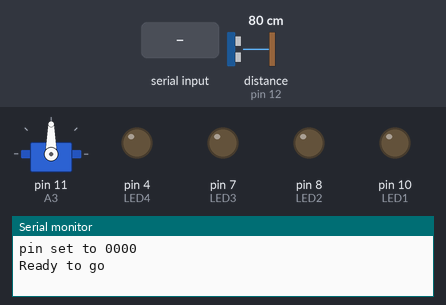
Bench run of a sketch on a simulated Arduino Uno, built with avr-gcc and run on an emulated ATmega328P. Shown: servo, output pins drawn as LEDs (lit = HIGH), the last lines printed to the serial monitor. Wiring (inferred from the names in the program): ultrasonic range finder: trigger pin 13; echo pin 12. Inputs (shaded band) come from the test bench; at power-on: distance to the obstacle (sensor on pin 12) 80 cm. The echo pulse lasts 58.3 µs per cm; pins used as bus, display or sensor lines are not drawn.

Above: at 4.8 s.
4.9 s: "90,45\n" received over the second serial link
At 5.5 s:
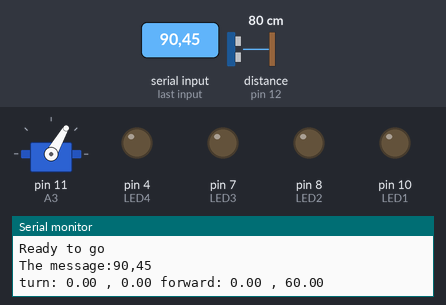
6.4 s: distance to the obstacle (sensor on pin 12) set to 30 cm
7.9 s: distance to the obstacle (sensor on pin 12) set to 26 cm
At 8.8 s:
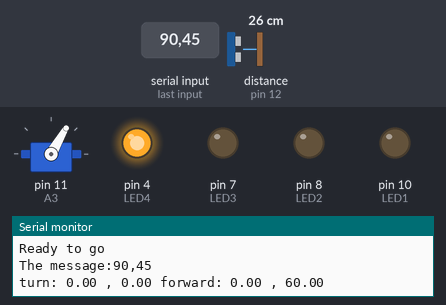
9.4 s: distance to the obstacle (sensor on pin 12) set to 2 cm
At 10.0 s:
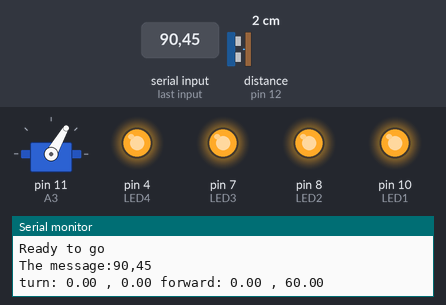
10.9 s: distance to the obstacle (sensor on pin 12) set to 9 cm
At 12.1 s:
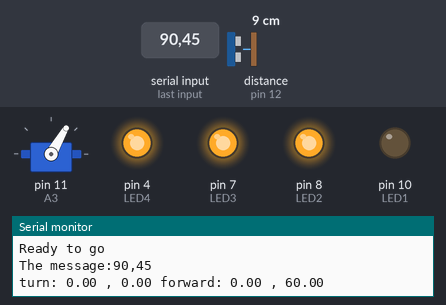
12.4 s: distance to the obstacle (sensor on pin 12) set to 12 cm
13.9 s: distance to the obstacle (sensor on pin 12) set to 17 cm
At 14.6 s:
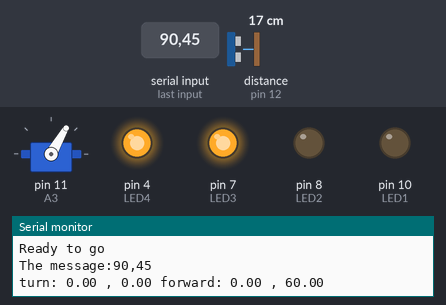
Timing chart, 0 to 16.4 s (numbered marks = the images above; inputs shaded):
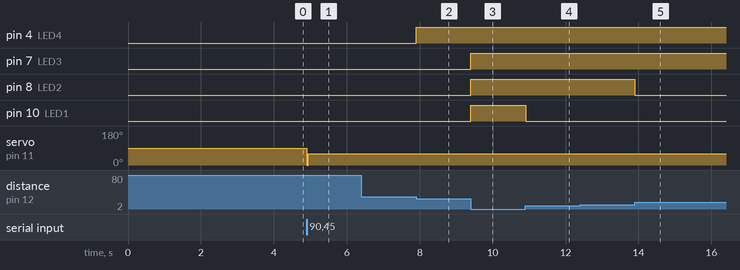

Measured:
- the behaviour switches between 29 and 28 cm on distance to the obstacle (sensor on pin 12) (found by bisection; images 1 and 2)
- the behaviour switches between 14 and 15 cm on distance to the obstacle (sensor on pin 12) (found by bisection; images 4 and 5)
- after the input at 4.9 s, servo on pin 11 (A3): 90° → 60° at once
- after the input at 6.4 s, every drawn part: stays the same
- after the input at 7.9 s, pin 4 (LED4): LOW → HIGH at once
- after the input at 9.4 s, pin 7 (LED3), pin 8 (LED2), pin 10 (LED1): LOW → HIGH at once
- after the input at 10.9 s, pin 10 (LED1): HIGH → LOW at once
- after the input at 12.4 s, every drawn part: stays the same
- after the input at 13.9 s, pin 8 (LED2): HIGH → LOW at once

The sketch:

slave.ino
```cpp
/**
 * @file
 * @brief This is what control the car and recive the data from the glove. This code is inspried by:
 * - Grove - Serial Bluetooth v3.0 examples button (website: https://wiki.seeedstudio.com/Grove-Serial_Bluetooth_v3.0/)
 * - Servo Motor Basics with Arduino: https://docs.arduino.cc/learn/electronics/servo-motors
 * - L9110S H-bridge Dual DC Stepper Motor Driver Controller: https://arduinotech.dk/shop/l9110s-h-bridge-dual-dc-stepper-motor-driver-controller/
 */

#include <SoftwareSerial.h>  //Software Serial Port
#include <Servo.h>           //For controlling the Servo

#define RxD 2 /**< pin for the bluetooth component */
#define TxD 3 /**< pin for the bluetooth component */


// Motor A pins
#define A1 3 /**< pin for Motor A */
#define A2 5 /**< pin for Motor A */
// Motor B pins
#define B1 6 /**< pin for Motor B */
#define B2 9 /**< pin for Motor B */
//pin for axis/Servo
#define A3 11 /**< pin for controlling the servo*/

//for controlling the car
double forward = 0; /**< The value that controll the forward momententiom. It controll the if it should move forward, backwards or stand still*/
double turn = 0;    /**< In degrees how much the front of the car have turned*/
double min = 2;     /**< if foward is less then min the car dont move at all*/

Servo axisServo; /**< Instance of the Servo that controll the front of the car*/

SoftwareSerial blueToothSerial(RxD, TxD); /**< create the the softwareSerial */

const unsigned int MAX_MESSAGE_LENGTH = 12; /**< The max length of chacters of the bluetooth message */

//The distancse sensor
const int trig = 13; /**< pin for the trig from the distance sensor*/

const int echo = 12; /**< pin for the echo from the distance sensor*/

const int LED1 = 10; /**< pin for led 1 */

const int LED2 = 8; /**< pin for led 2*/

const int LED3 = 7; /**< pin for led 3*/

const int LED4 = 4; /**< pin for led 4*/

int ledList [4]; /**<A list of all the pins for the leds 4*/

int duration = 0; /**< The duration with the distance sensor*/

int distance = 0; /**< The distance from the distance sensor*/

int distances; /**< */


/**
 * @brief This is the setup function that is run when the board is started and it setup the outputs,input and create a connection to the master bord
 *
 */
void setup() {
  Serial.begin(9600);
  //set input and output pins for bluetooth
  pinMode(RxD, INPUT);
  pinMode(TxD, OUTPUT);
  //Set pin for the servo motor
  axisServo.attach(A3);
  //get a bluetooth connect to the masterbord
  setupBlueToothConnection();

  //distance sensor
  memset(distances, 0, 3);
  pinMode(trig, OUTPUT);
  pinMode(echo, INPUT);
  pinMode(LED1, OUTPUT);
  pinMode(LED2, OUTPUT);
  pinMode(LED3, OUTPUT);
  pinMode(LED4, OUTPUT);

  //create the array with the leds
  ledList[0] = LED1;
  ledList[1] = LED2;
  ledList[2] = LED3;
  ledList[3] = LED4;

}

/**
 * @brief This is the function that update the bluetooth data and controlls the car
 *
 */
void loop() {

  if (blueToothSerial.available()) {  //check if there's any data sent from the remote bluetooth shield
    // recieve the bluetooth data
    recieveBluetoothData();
    //control the motor that move the car forward
    feedForwardControl();
    // controll the turning servo
    turnControl();
  }
  clacDistiance();
  updateDistanceDisplay();
}
/**
 * @brief Take the duration form the distance sensor and calculate teh distances. insprede from: https://www.youtube.com/watch?v=xZ8kKT-DLxk&t=3s
 *
 */
void clacDistiance() {
  digitalWrite(trig, HIGH);
  delayMicroseconds(1000);
  digitalWrite(trig, LOW);
  duration = pulseIn(echo, HIGH);
  distance = ((duration / 2) / 28.5);
}

/**
 * @brief Take the distance from the distance sensor and update the 4 leds to show the distance
 *
 */
void updateDistanceDisplay() {
  for (int i = 0; i < 4; i++) {
    if (distance <= (7 + 7 * i)) {
      if (distance >= 0)
        digitalWrite((ledList[i]), HIGH);
    } else {
      digitalWrite((ledList[i]), LOW);
    }
  }
}

/**
 * @brief recieve data from the master.ino bord with bluetooth. The data is then read and turn and forward values is calulated
 *
 */
void recieveBluetoothData() {

  ///have a static char array with a length of MAX_MESSAGE_LENGTH
  // a static char array that have the message from the bluettoht buffer
  static char message[MAX_MESSAGE_LENGTH];
  //the index of the current char
  static unsigned int message_pos = 0;

  //Read the next available byte in the serial receive buffer
  char inByte = blueToothSerial.read();
  ///read every symbol of the message
  //Message coming in (check not terminating character)
  if (inByte != '\n' && (message_pos < MAX_MESSAGE_LENGTH - 1)) {
    //Add the incoming byte to our message
    message[message_pos] = inByte;
    message_pos++;
  }
  ///If full message received
  else {
    //print the message
    Serial.print("The message:");
    //Print the message (or do other things)
    Serial.println(message);
    //the char of the serpperation chars
    char dl1 = 0x11;
    char dl2 = 0x12;
    char indexC = 0x13;
    //The roll value and picht value as strings
    String r_v = "", p_v = "";
    ///read the message and save it in two strings
    for (int i = 0; i < MAX_MESSAGE_LENGTH - 1; i++) {
      char current = message[i];
      if (current == 00) {
      } else if (current == dl2 || current == dl1) {
        indexC = current;
      } else if (indexC == dl2) {
        p_v += current;
      } else if (indexC == dl1) {
        r_v += current;
      }
    }
    ///converting the strings to doubles and calculate the forward and turn values
    double roll = atof(r_v.c_str());
    double picht = atof(p_v.c_str());
    forward = 10 * picht;
    turn = 120 - (roll + 10) * 6;

    //print the foward and turn values and the roll and picht values
    Serial.println("turn: " + String(roll) + " , " + String(forward) + " forward: " + String(picht) + " , " + String(turn));
    ///Add null character to string
    message[message_pos] = '\0';
    //rest the index of the postion of the message
    message_pos = 0;
  }
}
/**
 * @brief turns the car according to the turn variable by using the servo motor
 *
 */
void turnControl() {
  axisServo.write(turn);
}

/**
 * @brief Controll the motors that makes the car move arrcording to the forward variable
 *
 */
void feedForwardControl() {
  ///if the forward is bigger then the minimum value for forward (min) then the car can move
  if (abs(forward) > min) {
    ///if foward is postive the car move forward else it move backwards
    if (forward > 0) {
      analogWrite(A1, abs(forward));
      analogWrite(B1, abs(forward));
      analogWrite(A2, 0);
      analogWrite(B2, 0);
    } else {
      analogWrite(A1, 0);
      analogWrite(B1, 0);
      analogWrite(A2, abs(forward));
      analogWrite(B2, abs(forward));
    }
    /// if the values of foward is less the car dont move it wheels.
  } else {
    stopmotors();
  }
}

void stopmotors() {
  digitalWrite(A1, LOW);
  digitalWrite(A2, LOW);
  digitalWrite(B1, LOW);
  digitalWrite(B2, LOW);
}

/**
 * @brief inspried by the example code called:Master_button setup code
website: https://wiki.seeedstudio.com/Grove-Serial_Bluetooth_v3.0/
 *It initilizing bluetooth connction
*/
void setupBlueToothConnection() {
  blueToothSerial.begin(9600);
  blueToothSerial.print("AT");
  delay(400);

  blueToothSerial.print("AT+DEFAULT");  // Restore all setup value to factory setup
  delay(2000);

  blueToothSerial.print("AT+NAMESeeedBTSlave");  // set the bluetooth name as "SeeedBTSlave" ,the length of bluetooth name must less than 12 characters.
  delay(400);

  blueToothSerial.print("AT+PIN0406");  // set the pair code to connect
  delay(400);

  Serial.println("pin set to 0000");  //

  blueToothSerial.print("AT+AUTH1");  //
  delay(400);

  blueToothSerial.flush();  //Flushes the blueToothSerial

  Serial.println("Ready to go");  //write it is ready to go
}
```
